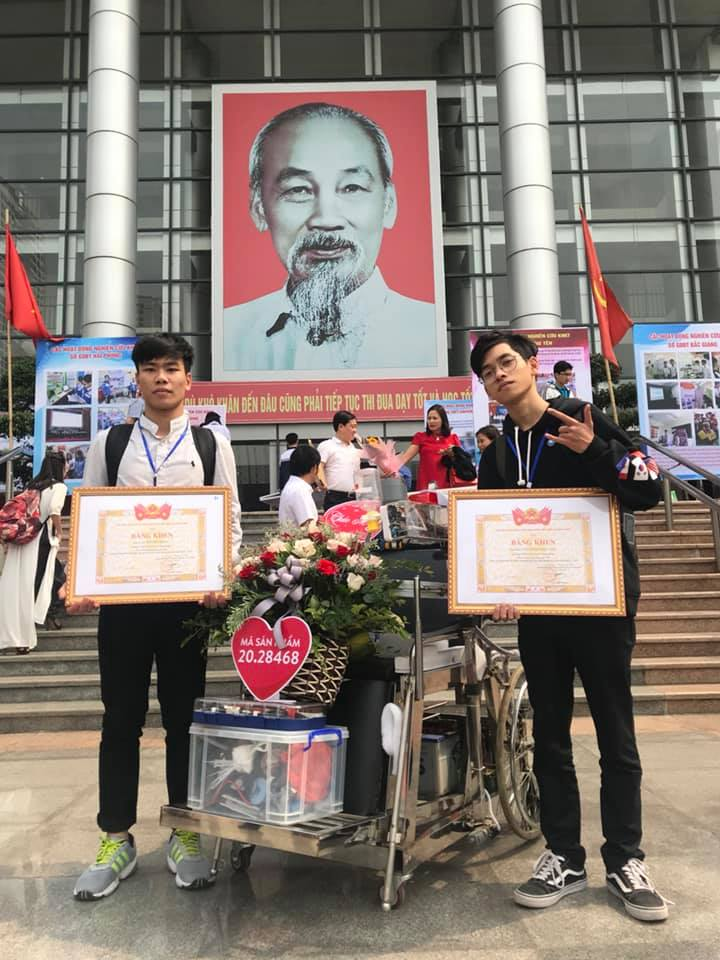
#> input picture hung.jpg, 720 x 960 px
$ python 'OpenCV-test 2 -.py'
#> lines starting #> are read from the running program, lines starting #| are printed output that depends on the picture; after the words box and inside, x2 and y2 are one past the last pixel; in counts of white or black regions, pixels touching at a corner belong together
import numpy as np
import cv2
face_cascade = cv2.CascadeClassifier('haarcascade_frontalface_default.xml')#tạo ra đối tượng face_cascade để xử lý quán trình nhận diện khuôn mặt bên dưới

image = cv2.imread('hung.jpg')#nhập vào hình ảnh và biến nó thành mảng số
#> image is the input picture: shape (960, 720, 3); mean B, G, R 113.9, 120.8, 132.8
grayImage = cv2.cvtColor(image, cv2.COLOR_BGR2GRAY)#chuyển thành ảnh xám
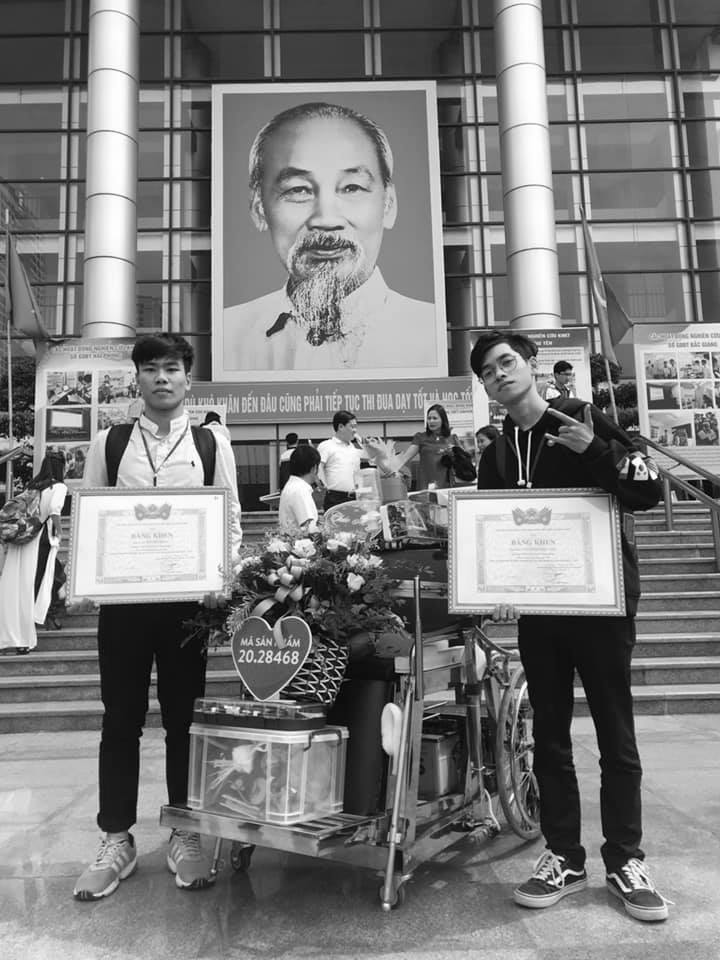
#> grayImage: shape (960, 720); min 0, max 255, mean 123.6
#image[150:255,150:255]=[255,255,255]
#pn = image[450:455,150:255]
#cv2.imshow('hinh anh tu chon', pn)
faces = face_cascade.detectMultiScale(grayImage)#phương thức detectMultiScale sẽ trả về các khuôn mặt phát hiện được dưới dạng các hình chữ nhật để phía dưới sẽ đánh dấu bằng cách vẽ đường bao quanh
#> faces = [[130, 345, 61, 61], [483, 665, 55, 55], [474, 341, 57, 57], [466, 627, 59, 59], [37, 411, 63, 63], [248, 127, 159, 159]]

print (faces.shape)#in ra (N hàng, 4 cột) với N là số khuôn mặt còn 4 cột là 4 kích thước của hình chữ nhật
#| (6, 4)
print (faces) #in ra ma trận số ảnh = số hàng và kích thước và vị trí của ảnh cạnh ứng với 1 ảnh gồm tọa độ (x,y) và kích thước ảnh (w,h)
#| [[130 345  61  61]
#|  [483 665  55  55]
#|  [474 341  57  57]
#|  [466 627  59  59]
#|  [ 37 411  63  63]
#|  [248 127 159 159]]
print (image.shape[1])#in ra chiều rộng của bức ảnh
#| 720
print (image.shape[0])#in ra chiều cao của bức ảnh
#| 960
if len(faces) == 0:
    print ('khong co mat nao')
else:

    for (x,y,w,h) in faces:
       cv2.rectangle(image,(x,y),(x+w,y+h),(0,255,0),1)#vẽ hình chữ nhật trên đối tượng có vị trí (x,y) với các kích thước (w,h)
#> this loop made 6 passes
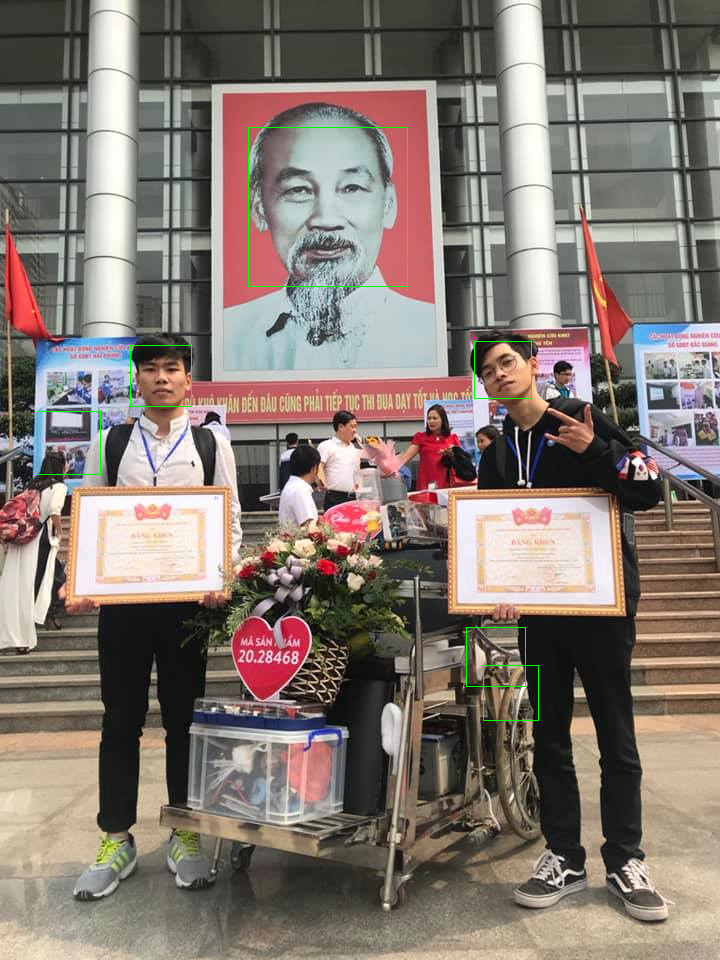
#> image: shape (960, 720, 3); 0.26% of pixels changed, all inside (x1, y1, x2, y2) = (37, 127, 539, 721)

    cv2.rectangle(image, ((0,image.shape[0] -25)),(270, image.shape[0]), (255,255,255), -1)
    cv2.putText(image, "Number of faces detected: " + str(faces.shape[0]), (0,image.shape[0] -10), cv2.FONT_HERSHEY_TRIPLEX, 0.5,  (0,0,0), 1)
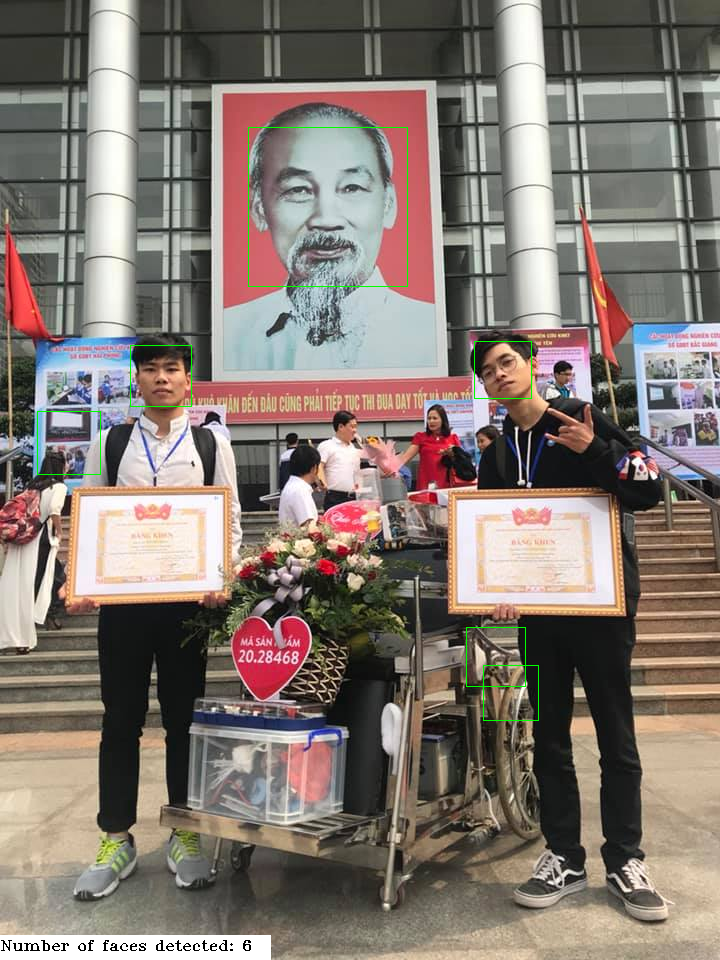
#> image: shape (960, 720, 3); mean B, G, R 114.4, 121.7, 133
    #in ra dòng chú thích là số khuôn mặt dò ra là: faces.shape[0]
    cv2.imshow('Image with faces',image)
    cv2.waitKey(0)
    cv2.destroyAllWindows()
